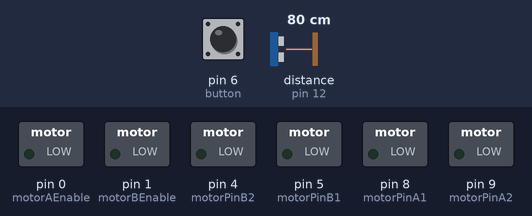
A sketch run on a simulated Arduino Uno, built with avr-gcc and run on an emulated ATmega328P. On the bench: switched loads named in the sketch (green lamp = pin HIGH). The inputs (shaded band) are chosen by the test bench; at power-on: pin 6 (button) LOW, distance to the obstacle (sensor on pin 12) 80 cm. The echo pulse lasts 58.3 µs per cm; pins used as bus, display or sensor lines are not drawn.

Above: at 1.2 s.
1.3 s: pin 6 (button) pulled HIGH for 0.15 s
At 2.8 s:
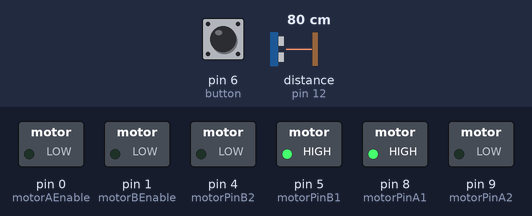
3.3 s: pin 6 (button) pulled HIGH for 3.2 s
At 3.9 s:
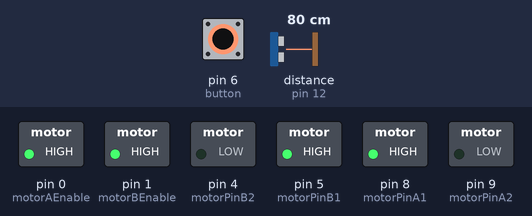
Timing chart, 0 to 8.3 s (numbered marks = the images above; inputs shaded):
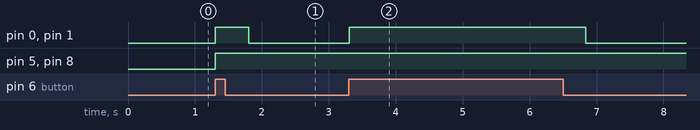

Measured:
- after the input at 1.3 s, pin 0 (motorAEnable), pin 1 (motorBEnable): LOW → HIGH at once, → LOW 0.50 s later; pin 5 (motorPinB1), pin 8 (motorPinA1): LOW → HIGH at once
- after the input at 3.3 s, pin 0 (motorAEnable), pin 1 (motorBEnable): LOW → HIGH at once, → LOW 3.5 s later

The sketch:

ultrasonicCar.ino
```cpp
//Ultrasonic Sensor
const int trigPin = 13;
const int echoPin = 12;

//On and Off switch
const int button = 6;

//Motors
const int motorPinA1 = 8;
const int motorPinA2 = 9;
const int motorAEnable = 0;

const int motorPinB1 = 5;
const int motorPinB2 = 4;
const int motorBEnable = 1;

const int delayTime = 200;

void setup() {
  pinMode(trigPin, OUTPUT);
  pinMode(echoPin, INPUT);
  pinMode(button, INPUT);

  pinMode(motorPinA1, OUTPUT);
  pinMode(motorPinA2, OUTPUT);
  pinMode(motorAEnable, OUTPUT);

  pinMode(motorPinB1, OUTPUT);
  pinMode(motorPinB2, OUTPUT);
  pinMode(motorBEnable, OUTPUT);

}

void loop() {

  int buttonState;
  buttonState = digitalRead(button);

  if (buttonState == HIGH)
  {
    long duration, distance;
    digitalWrite(trigPin, LOW);  // Added this line
    delayMicroseconds(2); // Added this line
    digitalWrite(trigPin, HIGH);

    delayMicroseconds(10); // Added this line
    digitalWrite(trigPin, LOW);
    duration = pulseIn(echoPin, HIGH);
    distance = (duration / 2) / 29.1;

    if (distance < 50) {

      //Make bot go in reverse
      //digitalWrite(motorPinA1,LOW);
      //digitalWrite(motorPinA2,HIGH);
      //digitalWrite(motorPinB2,HIGH);
      //digitalWrite(motorPinB1,LOW);
      //delay(1500);

      //Turn bot
      digitalWrite(motorPinB2, LOW);
      digitalWrite(motorPinB1, HIGH); //stop one motor
      digitalWrite(motorBEnable, HIGH);
      digitalWrite(motorAEnable, LOW);
      delay(delayTime);

    }
    else {
      digitalWrite(motorPinA1, HIGH);
      digitalWrite(motorPinA2, LOW);
      digitalWrite(motorAEnable, HIGH);

      digitalWrite(motorPinB1, HIGH);
      digitalWrite(motorPinB2, LOW);
      digitalWrite(motorBEnable, HIGH);
    }
    delay(500);
  }
  else {
    digitalWrite(motorBEnable, LOW);
    digitalWrite(motorAEnable, LOW);
  }

}
```
